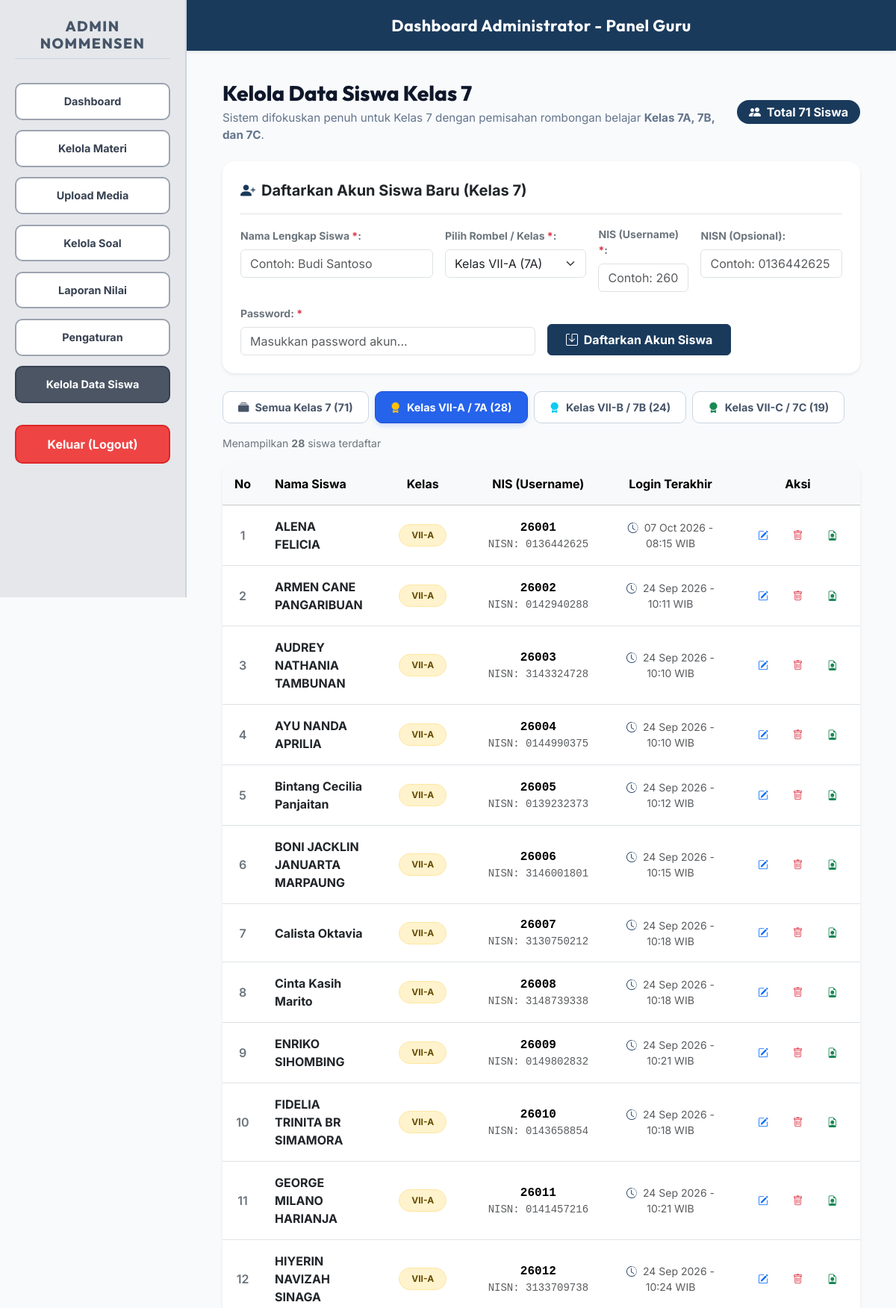
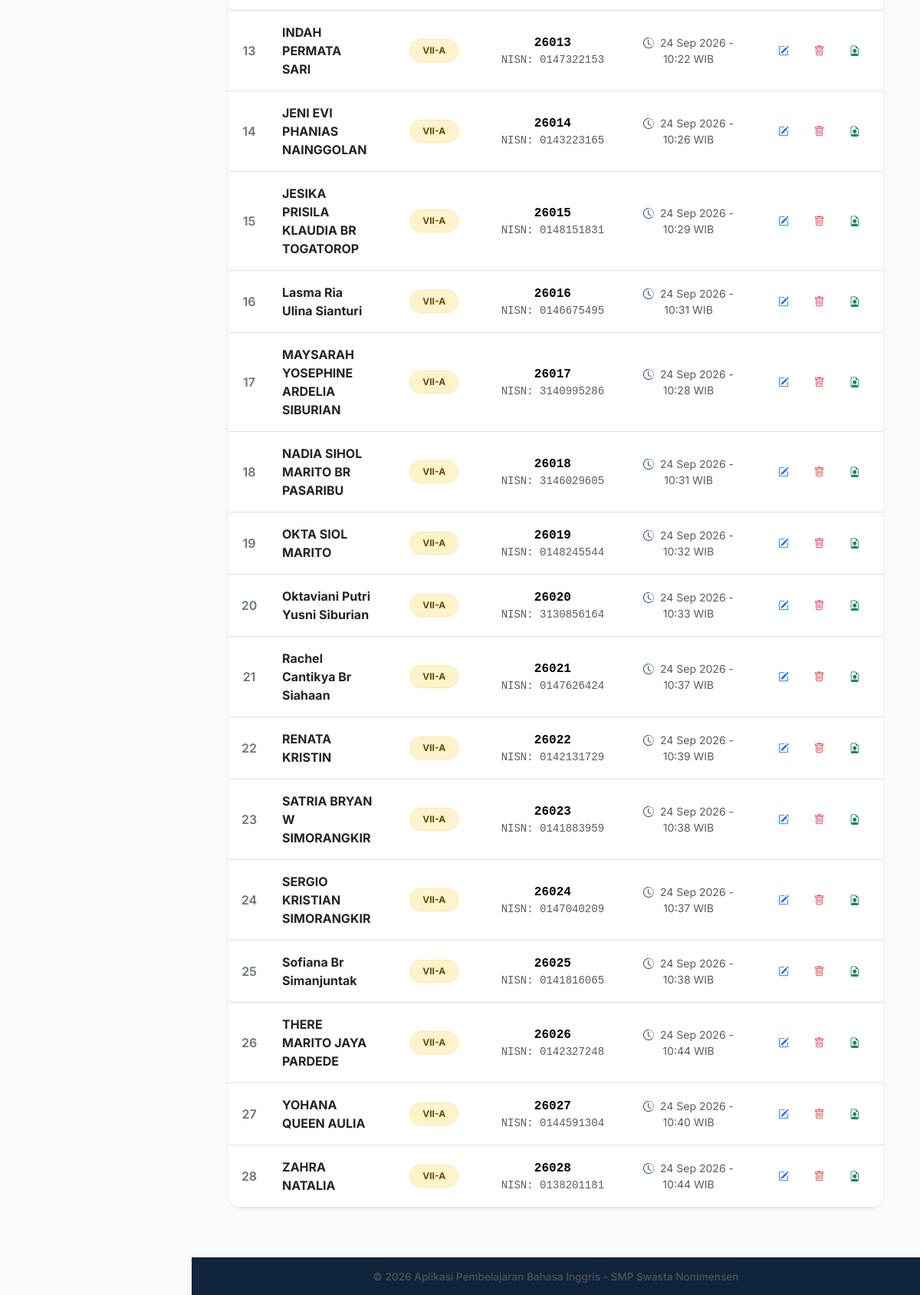
Screenshot of /admin/kelola_siswa.php?kelas=VII-A (signed in) with the database file from the repository (2 pictures, top to bottom).
### tables this page shows
CREATE TABLE `tb_siswa` (
  `id_siswa` int(11) NOT NULL AUTO_INCREMENT,
  `nis` varchar(20) NOT NULL,
  `nisn` varchar(20) DEFAULT NULL,
  `nama_siswa` varchar(100) NOT NULL,
  `password` varchar(255) NOT NULL,
  `kelas` varchar(50) NOT NULL,
  `last_login` datetime DEFAULT NULL,
  `created_at` timestamp NOT NULL DEFAULT current_timestamp(),
  PRIMARY KEY (`id_siswa`),
  UNIQUE KEY `nis` (`nis`),
  UNIQUE KEY `nisn` (`nisn`)
);

### admin/kelola_siswa.php (the view, shortened to what this page needs)
<?php
require_once '../config.php';
$filter_kelas = isset($_GET['kelas']) ? trim($_GET['kelas']) : '';
$siswa_edit_data = null;
try {
    $count_7a = $pdo->query("SELECT COUNT(*) FROM tb_siswa WHERE kelas = 'VII-A'")->fetchColumn();
    $count_7b = $pdo->query("SELECT COUNT(*) FROM tb_siswa WHERE kelas = 'VII-B'")->fetchColumn();
    $count_7c = $pdo->query("SELECT COUNT(*) FROM tb_siswa WHERE kelas = 'VII-C'")->fetchColumn();
    $count_all = $count_7a + $count_7b + $count_7c;
} catch (PDOException $e) {
    $count_7a = $count_7b = $count_7c = $count_all = 0;
}
try {
    $sql_students = "SELECT * FROM tb_siswa WHERE 1=1";
    $p_students = [];
    if (!empty($filter_kelas) && in_array($filter_kelas, ['VII-A', 'VII-B', 'VII-C'])) {
        $sql_students .= " AND kelas = :kelas";
        $p_students['kelas'] = $filter_kelas;
    }
    $sql_students .= " ORDER BY kelas ASC, nama_siswa ASC";
    $stmt_st = $pdo->prepare($sql_students);
    $stmt_st->execute($p_students);
    $students = $stmt_st->fetchAll();
} catch (PDOException $e) {
    die("Error database saat memuat daftar siswa: " . $e->getMessage());
}
?>
<!DOCTYPE html>
<html lang="id">
<head>
    <link href="https://cdn.jsdelivr.net/npm/bootstrap@5.3.3/dist/css/bootstrap.min.css" rel="stylesheet">
    <link rel="stylesheet" href="https://cdn.jsdelivr.net/npm/bootstrap-icons@1.11.3/font/bootstrap-icons.min.css">
    <link rel="stylesheet" href="../assets/css/style.css?v=4.3.0">
</head>
<body class="admin-body">
    <header class="top-header">
        Dashboard Administrator - Panel Guru
    </header>
    <div class="admin-layout">
        <aside class="sidebar">
            <div class="sidebar-brand">
                <h3>Admin Nommensen</h3>
                <ul class="sidebar-menu">
                    <li><a href="dashboard.php">Dashboard</a></li>
                    <li><a href="kelola_materi.php">Kelola Materi</a></li>
                    <li><a href="upload_media.php">Upload Media</a></li>
                    <li><a href="kelola_soal.php">Kelola Soal</a></li>
                    <li><a href="laporan_nilai.php">Laporan Nilai</a></li>
                    <li><a href="pengaturan.php">Pengaturan</a></li>
                    <li><a href="kelola_siswa.php" class="active">Kelola Data Siswa</a></li>
                </ul>
            </div>
            <a href="logout.php" class="btn-logout-sidebar" onclick="return confirm('Apakah Anda yakin ingin keluar?')">Keluar (Logout)</a>
        </aside>
        <main class="main-content">
            <div class="d-flex flex-column flex-md-row justify-content-between align-items-md-center gap-3 mb-4">
                <div>
                    <h2 style="font-family: 'Outfit', sans-serif; font-size: 1.75rem; font-weight: 800; color: #0f172a; margin: 0;">
                        Kelola Data Siswa Kelas 7
                    </h2>
                    <p style="color: #64748b; font-size: 0.95rem; margin-top: 0.35rem; margin-bottom: 0;">
                        Sistem difokuskan penuh untuk Kelas 7 dengan pemisahan rombongan belajar <strong>Kelas 7A, 7B, dan 7C</strong>.
                    </p>
                </div>
                <div>
                    <span class="badge bg-primary px-3 py-2 rounded-pill fs-6 fw-bold">
                        <i class="bi bi-people-fill me-1"></i> Total <?= $count_all ?> Siswa
                    </span>
                </div>
            </div>
            <div class="card border-0 shadow-sm rounded-4 bg-white p-4 mb-4">
                <div class="d-flex align-items-center gap-2 pb-3 mb-3 border-bottom">
                    <i class="bi bi-person-plus-fill text-primary fs-5"></i>
                    <h5 class="fw-bold text-dark mb-0">
                        <?= $siswa_edit_data ? 'Form Edit Akun Siswa' : 'Daftarkan Akun Siswa Baru (Kelas 7)' ?>
                    </h5>
                </div>
                <form action="kelola_siswa.php<?= !empty($filter_kelas) ? '?kelas=' . urlencode($filter_kelas) : '' ?>" method="POST">
                    <div class="row g-3">
                        <div class="col-md-4">
                            <label class="form-label fw-bold text-secondary small">Nama Lengkap Siswa <span class="text-danger">*</span>:</label>
                            <input type="text" name="nama_siswa" class="form-control" placeholder="Contoh: Budi Santoso" required value="<?= htmlspecialchars($siswa_edit_data['nama_siswa'] ?? '') ?>">
                        </div>
                        <div class="col-md-3">
                            <label class="form-label fw-bold text-secondary small">Pilih Rombel / Kelas <span class="text-danger">*</span>:</label>
                            <select name="kelas" class="form-select" required>
                                <option value="VII-A" <?= ($siswa_edit_data['kelas'] ?? ($filter_kelas === 'VII-A' ? 'VII-A' : '')) === 'VII-A' ? 'selected' : '' ?>>Kelas VII-A (7A)</option>
                            </select>
                        </div>
                        <div class="col-md-2">
                            <label class="form-label fw-bold text-secondary small">NIS (Username) <span class="text-danger">*</span>:</label>
                            <input type="text" name="nis" class="form-control" placeholder="Contoh: 26001" required value="<?= htmlspecialchars($siswa_edit_data['nis'] ?? '') ?>">
                        </div>
                        <div class="col-md-3">
                            <label class="form-label fw-bold text-secondary small">NISN (Opsional):</label>
                            <input type="text" name="nisn" class="form-control" placeholder="Contoh: 0136442625 (10 digit)" value="<?= htmlspecialchars($siswa_edit_data['nisn'] ?? '') ?>">
                        </div>
                        <div class="col-md-6">
                            <label class="form-label fw-bold text-secondary small">
                                Password:
                                <?php if ($siswa_edit_data): ?>
                                    <span class="text-warning-emphasis fw-normal small">(Kosongkan jika tidak ingin mengubah password)</span>
                                <?php else: ?>
                                    <span class="text-danger">*</span>
                                <?php endif; ?>
                            </label>
                            <input type="password" name="password" class="form-control" placeholder="Masukkan password akun..." <?= $siswa_edit_data ? '' : 'required' ?>>
                        </div>
                        <div class="col-md-6 d-flex align-items-end gap-2">
                            <button type="submit" name="save_siswa" class="btn btn-primary fw-bold px-4 py-2">
                                <i class="bi bi-save me-1"></i>
                                <?= $siswa_edit_data ? 'Simpan Perubahan' : 'Daftarkan Akun Siswa' ?>
                            </button>
                        </div>
                    </div>
                </form>
            </div>
            <div class="d-flex flex-wrap align-items-center justify-content-between gap-3 mb-3">
                <div class="d-flex flex-wrap gap-2">
                    <a href="kelola_siswa.php" class="class-pill-btn <?= empty($filter_kelas) ? 'active' : '' ?>">
                        <i class="bi bi-collection-fill"></i>
                        Semua Kelas 7 (<?= $count_all ?>)
                    </a>
                    <a href="kelola_siswa.php?kelas=VII-A" class="class-pill-btn <?= $filter_kelas === 'VII-A' ? 'active' : '' ?>">
                        <i class="bi bi-award-fill text-warning"></i>
                        Kelas VII-A / 7A (<?= $count_7a ?>)
                    </a>
                    <a href="kelola_siswa.php?kelas=VII-B" class="class-pill-btn <?= $filter_kelas === 'VII-B' ? 'active' : '' ?>">
                        <i class="bi bi-award-fill text-info"></i>
                        Kelas VII-B / 7B (<?= $count_7b ?>)
                    </a>
                    <a href="kelola_siswa.php?kelas=VII-C" class="class-pill-btn <?= $filter_kelas === 'VII-C' ? 'active' : '' ?>">
                        <i class="bi bi-award-fill text-success"></i>
                        Kelas VII-C / 7C (<?= $count_7c ?>)
                    </a>
                </div>
                <div class="text-secondary small">
                    Menampilkan <strong><?= count($students) ?></strong> siswa terdaftar
                </div>
            </div>
            <div class="card border-0 shadow-sm rounded-4 bg-white overflow-hidden mb-4">
                <div class="table-responsive">
                    <table class="table table-hover align-middle mb-0">
                        <thead class="table-light">
                            <tr>
                                <th class="py-3 px-3 text-center" style="width: 50px;">No</th>
                                <th class="py-3 px-3">Nama Siswa</th>
                                <th class="py-3 px-3 text-center" style="width: 140px;">Kelas</th>
                                <th class="py-3 px-3 text-center" style="width: 200px;">NIS (Username)</th>
                                <th class="py-3 px-3 text-center" style="width: 200px;">Login Terakhir</th>
                                <th class="py-3 px-3 text-center" style="width: 150px;">Aksi</th>
                            </tr>
                        </thead>
                        <tbody>
                            <?php if (empty($students)): ?>
                                <tr>
                                    <td colspan="6" class="text-center text-muted py-5">
                                        <i class="bi bi-people fs-1 d-block mb-2 text-secondary"></i>
                                        Belum ada akun siswa pada kategori kelas ini.
                                    </td>
                                </tr>
                            <?php else: ?>
                                <?php $no = 1; foreach ($students as $student): ?>
                                    <?php
                                    $badge_class = 'bg-primary-subtle text-primary';
                                    if ($student['kelas'] === 'VII-A') $badge_class = 'bg-warning-subtle text-warning-emphasis border border-warning-subtle';
                                    elseif ($student['kelas'] === 'VII-B') $badge_class = 'bg-info-subtle text-info-emphasis border border-info-subtle';
                                    elseif ($student['kelas'] === 'VII-C') $badge_class = 'bg-success-subtle text-success-emphasis border border-success-subtle';
                                    ?>
                                    <tr>
                                        <td class="py-3 px-3 text-center text-secondary fw-semibold"><?= $no++ ?></td>
                                        <td class="py-3 px-3 fw-bold text-dark">
                                            <?= htmlspecialchars($student['nama_siswa']) ?>
                                        </td>
                                        <td class="py-3 px-3 text-center">
                                            <span class="badge <?= $badge_class ?> px-3 py-2 rounded-pill fw-bold">
                                                <?= htmlspecialchars($student['kelas']) ?>
                                            </span>
                                        </td>
                                        <td class="py-3 px-3 text-center font-monospace">
                                            <strong><?= htmlspecialchars($student['nis']) ?></strong>
                                            <?php if (!empty($student['nisn']) && $student['nisn'] !== $student['nis']): ?>
                                                <div class="text-muted small" style="font-family: inherit;">NISN: <?= htmlspecialchars($student['nisn']) ?></div>
                                            <?php endif; ?>
                                        </td>
                                        <td class="py-3 px-3 text-center small text-muted">
                                            <?php if ($student['last_login']): ?>
                                                <i class="bi bi-clock-history me-1 text-primary"></i>
                                                <?= date('d M Y - H:i', strtotime($student['last_login'])) ?> WIB
                                            <?php else: ?>
                                                <span class="text-muted fst-italic">Belum pernah login</span>
                                            <?php endif; ?>
                                        </td>
                                        <td class="py-3 px-3 text-center">
                                            <div class="d-inline-flex gap-1">
                                                <a href="kelola_siswa.php?edit_siswa_id=<?= $student['id_siswa'] ?><?= !empty($filter_kelas) ? '&kelas=' . urlencode($filter_kelas) : '' ?>" class="btn btn-sm btn-outline-primary" title="Edit Akun">
                                                    <i class="bi bi-pencil-square"></i>
                                                </a>
                                                <a href="kelola_siswa.php?delete_siswa_id=<?= $student['id_siswa'] ?><?= !empty($filter_kelas) ? '&kelas=' . urlencode($filter_kelas) : '' ?>" class="btn btn-sm btn-outline-danger" onclick="return confirm('Apakah Anda yakin ingin menghapus akun <?= htmlspecialchars(addslashes($student['nama_siswa'])) ?> beserta seluruh riwayat nilainya?')" title="Hapus Akun">
                                                    <i class="bi bi-trash"></i>
                                                </a>
                                                <a href="laporan_nilai.php?tab=raport&raport_siswa=<?= $student['id_siswa'] ?>" class="btn btn-sm btn-outline-success" title="Lihat Raport">
                                                    <i class="bi bi-file-earmark-person"></i>
                                                </a>
                                            </div>
                                        </td>
                                    </tr>
                                <?php endforeach; ?>
                            <?php endif; ?>
                        </tbody>
                    </table>
                </div>
            </div>
        </main>
    </div>
    <footer class="bottom-footer">
        &copy; 2026 Aplikasi Pembelajaran Bahasa Inggris - SMP Swasta Nommensen
    </footer>
</body>
</html>

### rows the page displays
tb_siswa: nama_siswa "ALENA FELICIA", kelas "VII-A", nis "26001", nisn "0136442625", last_login "07 Oct 2026 - 08:15"
tb_siswa: nama_siswa "ARMEN CANE PANGARIBUAN", kelas "VII-A", nis "26002", nisn "0142940288", last_login "24 Sep 2026 - 10:11"
tb_siswa: nama_siswa "AUDREY NATHANIA TAMBUNAN", kelas "VII-A", nis "26003", nisn "3143324728", last_login "24 Sep 2026 - 10:10"
tb_siswa: nama_siswa "AYU NANDA APRILIA", kelas "VII-A", nis "26004", nisn "0144990375", last_login "24 Sep 2026 - 10:10"
tb_siswa: nama_siswa "Bintang Cecilia Panjaitan", kelas "VII-A", nis "26005", nisn "0139232373", last_login "24 Sep 2026 - 10:12"
tb_siswa: nama_siswa "BONI JACKLIN JANUARTA MARPAUNG", kelas "VII-A", nis "26006", nisn "3146001801", last_login "24 Sep 2026 - 10:15"
tb_siswa: nama_siswa "Calista Oktavia", kelas "VII-A", nis "26007", nisn "3130750212", last_login "24 Sep 2026 - 10:18"
tb_siswa: nama_siswa "Cinta Kasih Marito", kelas "VII-A", nis "26008", nisn "3148739338", last_login "24 Sep 2026 - 10:18"
tb_siswa: nama_siswa "ENRIKO SIHOMBING", kelas "VII-A", nis "26009", nisn "0149802832", last_login "24 Sep 2026 - 10:21"
tb_siswa: nama_siswa "FIDELIA TRINITA BR SIMAMORA", kelas "VII-A", nis "26010", nisn "0143658854", last_login "24 Sep 2026 - 10:18"
tb_siswa: nama_siswa "GEORGE MILANO HARIANJA", kelas "VII-A", nis "26011", nisn "0141457216", last_login "24 Sep 2026 - 10:21"
tb_siswa: nama_siswa "HIYERIN NAVIZAH SINAGA", kelas "VII-A", nis "26012", nisn "3133709738", last_login "24 Sep 2026 - 10:24"
tb_siswa: nama_siswa "INDAH PERMATA SARI", kelas "VII-A", nis "26013", nisn "0147322153", last_login "24 Sep 2026 - 10:22"
tb_siswa: nama_siswa "JENI EVI PHANIAS NAINGGOLAN", kelas "VII-A", nis "26014", nisn "0143223165", last_login "24 Sep 2026 - 10:26"
tb_siswa: nama_siswa "JESIKA PRISILA KLAUDIA BR TOGATOROP", kelas "VII-A", nis "26015", nisn "0148151831", last_login "24 Sep 2026 - 10:29"
tb_siswa: nama_siswa "Lasma Ria Ulina Sianturi", kelas "VII-A", nis "26016", nisn "0146675495", last_login "24 Sep 2026 - 10:31"
tb_siswa: nama_siswa "MAYSARAH YOSEPHINE ARDELIA SIBURIAN", kelas "VII-A", nis "26017", nisn "3140995286", last_login "24 Sep 2026 - 10:28"
tb_siswa: nama_siswa "NADIA SIHOL MARITO BR PASARIBU", kelas "VII-A", nis "26018", nisn "3146029605", last_login "24 Sep 2026 - 10:31"
tb_siswa: nama_siswa "OKTA SIOL MARITO", kelas "VII-A", nis "26019", nisn "0148245544", last_login "24 Sep 2026 - 10:32"
tb_siswa: nama_siswa "Oktaviani Putri Yusni Siburian", kelas "VII-A", nis "26020", nisn "3130856164", last_login "24 Sep 2026 - 10:33"
tb_siswa: nama_siswa "Rachel Cantikya Br Siahaan", kelas "VII-A", nis "26021", nisn "0147626424", last_login "24 Sep 2026 - 10:37"
tb_siswa: nama_siswa "RENATA KRISTIN", kelas "VII-A", nis "26022", nisn "0142131729", last_login "24 Sep 2026 - 10:39"
tb_siswa: nama_siswa "SATRIA BRYAN W SIMORANGKIR", kelas "VII-A", nis "26023", nisn "0141883959", last_login "24 Sep 2026 - 10:38"
tb_siswa: nama_siswa "SERGIO KRISTIAN SIMORANGKIR", kelas "VII-A", nis "26024", nisn "0147040209", last_login "24 Sep 2026 - 10:37"
tb_siswa: nama_siswa "Sofiana Br Simanjuntak", kelas "VII-A", nis "26025", nisn "0141816065", last_login "24 Sep 2026 - 10:38"
tb_siswa: nama_siswa "THERE MARITO JAYA PARDEDE", kelas "VII-A", nis "26026", nisn "0142327248", last_login "24 Sep 2026 - 10:44"
tb_siswa: nama_siswa "YOHANA QUEEN AULIA", kelas "VII-A", nis "26027", nisn "0144591304", last_login "24 Sep 2026 - 10:40"
tb_siswa: nama_siswa "ZAHRA NATALIA", kelas "VII-A", nis "26028", nisn "0138201181", last_login "24 Sep 2026 - 10:44"

### other values shown
$count_all "71"
$count_7a "28"
$count_7b "24"
$count_7c "19"
count($students) "28"
